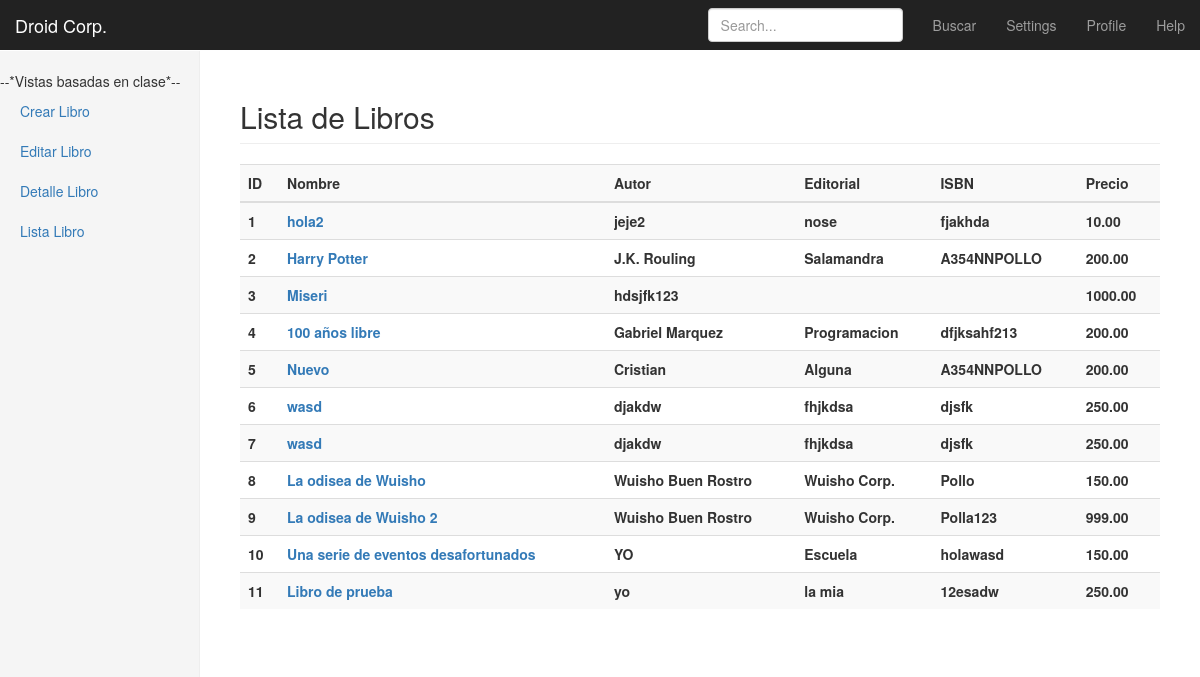
The app's page /libros/lista/, older data.
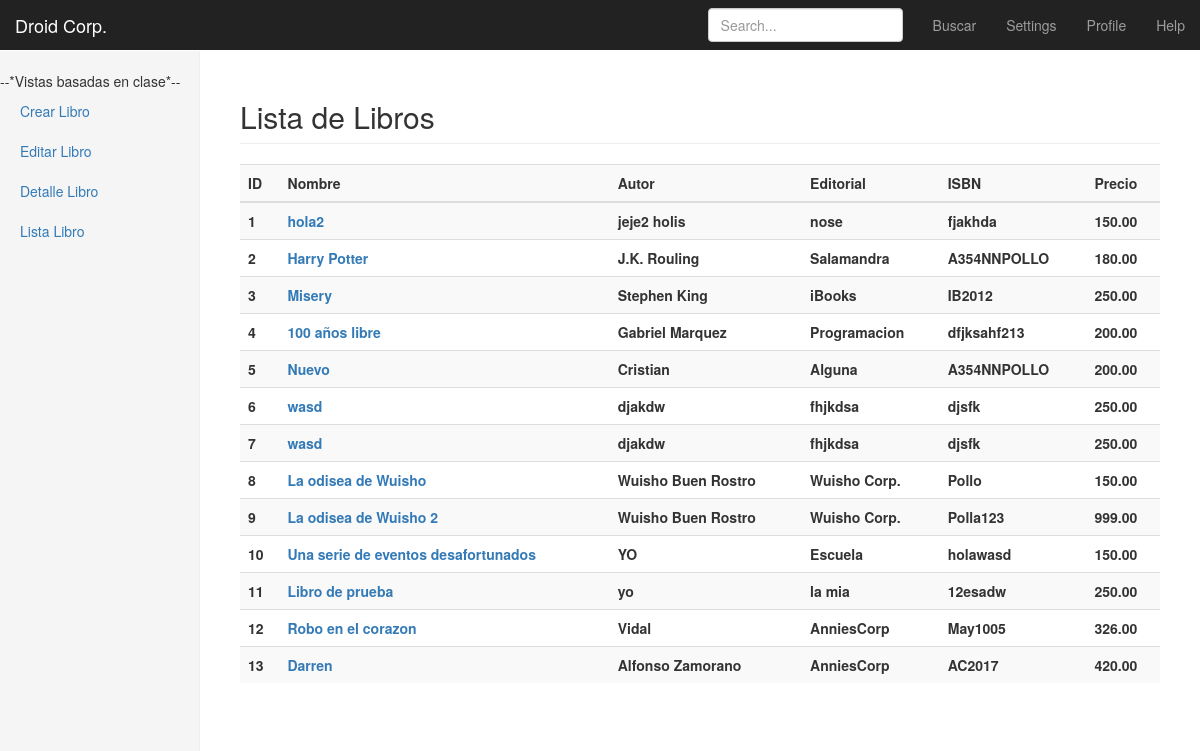
The same page, newer data.
### libros/models.py (models this page shows, shortened)
class libromodelo(models.Model):
    nombre = models.CharField(max_length = 40)
    autor = models.CharField(max_length = 40)
    editorial = models.CharField(max_length = 40)
    ISBN = models.CharField(max_length = 40)
    precio = models.DecimalField(max_digits=9999, decimal_places=2)
    slug = models.SlugField(blank=True)

### libros/views.py (the view, shortened to what this page needs)
class LibroLista(ListView):
    model = libromodelo
    def get_queryset(self, *args, **kwargs):
        qs = super(LibroLista, self).get_queryset(**kwargs)
        bs =self.request.GET.get("q")
        print bs
        return qs
        return qs

### templates/libros/libromodelo_list.html (shortened to what this page needs)
{%extends 'base.html'%}
{%block content%}
<h2 class="sub-header">Lista de Libros</h2>
          <div class="table-responsive">
            <table class="table table-striped">
                <tr>
                  <th>ID</th>
                  <th>Nombre</th>
                  <th>Autor</th>
                  <th>Editorial</th>
                  <th>ISBN</th>
                  <th>Precio</th>
                </tr>
              <tbody>
    <ul>
  {%for libromodelo in object_list%}
    <tr>
      <th>{{libromodelo.id}}</th>
      <th><a href="/libros/{{libromodelo.id}}/editar/">{{libromodelo.nombre}}</a></th>
      <th>{{libromodelo.autor}}</th>
      <th>{{libromodelo.editorial}}</th>
      <th>{{libromodelo.ISBN}}</th>
      <th>{{libromodelo.precio}}</th>
    </tr>
  {%empty%}
    <li>No hay libros en existencia!</li>
  {%endfor%}
</ul>
      </tbody>
</table>
</div>
{%endblock %}

### templates/base.html (shortened to what this page needs)
<!DOCTYPE html>
<html lang="en">
  <head>
    <link href="/static/css/bootstrap.min.css" rel="stylesheet">
    <link href="/static/css/dashboard.css" rel="stylesheet">
    <link rel="stylesheet" href="/static/css/mycss.css">
  </head>
  <body>
    <nav class="navbar navbar-inverse navbar-fixed-top">
      <div class="container-fluid">
        <div class="navbar-header">
          <a class="navbar-brand" href="/">Droid Corp.</a>
        </div>
        <div id="navbar" class="navbar-collapse collapse">
          <ul class="nav navbar-nav navbar-right">
            <li><a href="/buscar">Buscar</a></li>
            <li><a href="#">Settings</a></li>
            <li><a href="#">Profile</a></li>
            <li><a href="#">Help</a></li>
          </ul>
          <form class="navbar-form navbar-right">
            <input type="text" class="form-control" placeholder="Search..." name="q" value="{{bs|escape}}">
          </form>
        </div>
      </div>
    </nav>
    <div class="container-fluid">
      <div class="row">
        <div class="col-sm-3 col-md-2 sidebar">
          <ul class="nav nav-sidebar">
            <li>--*Vistas basadas en clase*--</li>
            <li><a href="/libros/crear">Crear Libro</a></li>
            <li><a href="/libros/01/editar">Editar Libro</a></li>
            <li><a href="/libros/01">Detalle Libro</a></li>
            <li><a href="/libros/lista">Lista Libro</a></li>
          </ul>
        </div>
        <div class="col-sm-9 col-sm-offset-3 col-md-10 col-md-offset-2 main">
                  {%block content%}
                  {%endblock%}
        </div>
      </div>
    </div>
    {% load static %}
  </body>
</html>

### static/css/dashboard.css (style rules this page uses)
body { padding-top: 50px; }
.sub-header { padding-bottom: 10px; border-bottom: 1px solid #eee; }
.navbar-fixed-top { border: 0; }
.sidebar { display: none; }
@media (min-width: 768px) { .sidebar { position: fixed; top: 51px; bottom: 0; left: 0; z-index: 1000; display: block; padding: 20px; overflow-x: hidden; overflow-y: auto; background-color: #f5f5f5; border-right: 1px solid #eee; } }
.nav-sidebar { margin-right: -21px; margin-bottom: 20px; margin-left: -20px; }
.nav-sidebar > li > a { padding-right: 20px; padding-left: 20px; }
.main { padding: 20px; }
@media (min-width: 768px) { .main { padding-right: 40px; padding-left: 40px; } }

Row changes from the older to the newer data that the page shows:
changed libromodelo "hola2": autor "jeje2" → "jeje2 holis"; precio "10.00" → "150.00"
changed libromodelo "Harry Potter": precio "200.00" → "180.00"
changed libromodelo id 3: nombre "Miseri" → "Misery"; autor "hdsjfk123" → "Stephen King"; editorial (not shown) → "iBooks"; ISBN (not shown) → "IB2012"; precio "1000.00" → "250.00"
added libromodelo: id "12", nombre "Robo en el corazon", autor "Vidal", editorial "AnniesCorp", ISBN "May1005", precio "326.00"
added libromodelo: id "13", nombre "Darren", autor "Alfonso Zamorano", editorial "AnniesCorp", ISBN "AC2017", precio "420.00"
